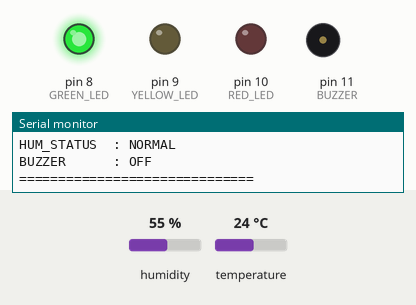
Bench run of a sketch on a simulated Arduino Uno, built with avr-gcc and run on an emulated ATmega328P. Shown: output pins drawn as LEDs (lit = HIGH), buzzer (waves = sounding, pin HIGH), the last lines printed to the serial monitor. The test bench sets the inputs (shaded band); at power-on: humidity 55 %, temperature 24 °C.

Above: at 5.0 s.
5.1 s: humidity set to 59 %
8.1 s: humidity set to 62 %
At 9.2 s:
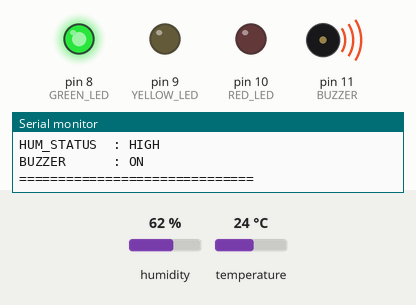
11.1 s: temperature set to 20.8 °C
14.1 s: temperature set to 19.5 °C
At 15.0 s:
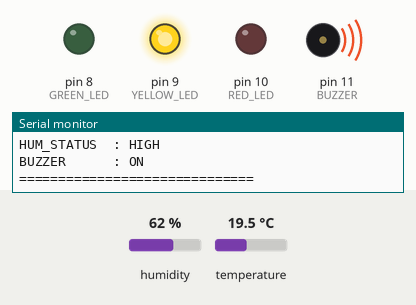
17.1 s: humidity set to 22 %
At 19.0 s:
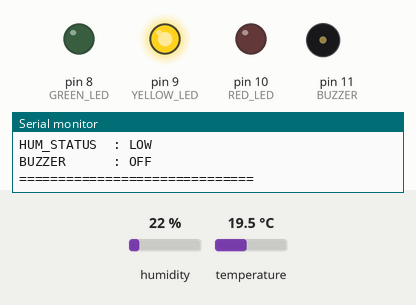
20.1 s: temperature set to 33 °C
At 21.3 s:
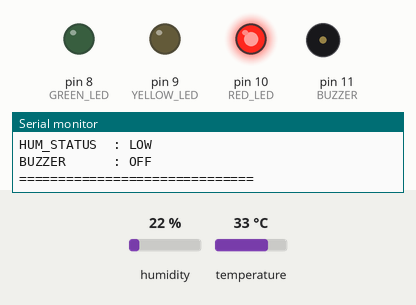
Timing chart, 0 to 23.1 s (numbered marks = the images above; inputs shaded):
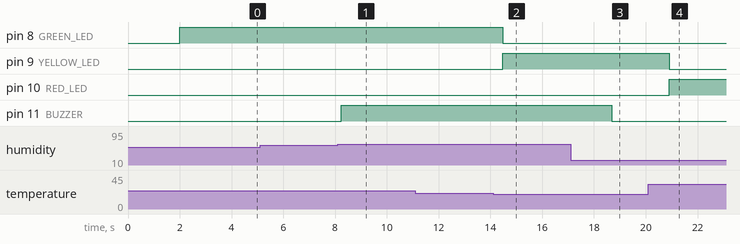

The sketch:

arduino_temp_humi_sesnor_firmware.ino
```cpp
#include <DHT.h>
#include <Adafruit_Sensor.h>

#define DHTPIN 2
#define DHTTYPE DHT22

#define GREEN_LED 8
#define YELLOW_LED 9
#define RED_LED 10
#define BUZZER 11

DHT dht(DHTPIN, DHTTYPE);

String lastTempStatus = "";
String lastHumStatus  = "";

void setup() {
  Serial.begin(9600);
  dht.begin();

  pinMode(GREEN_LED, OUTPUT);
  pinMode(YELLOW_LED, OUTPUT);
  pinMode(RED_LED, OUTPUT);
  pinMode(BUZZER, OUTPUT);

  digitalWrite(BUZZER, LOW);

  Serial.println("SYSTEM_STARTED");
}

String getTempStatus(float temp) {
  if (temp < 20) return "LOW";
  if (temp <= 30) return "NORMAL";
  return "HIGH";
}

String getHumStatus(float hum) {
  if (hum < 30) return "LOW";
  if (hum <= 60) return "NORMAL";
  return "HIGH";
}

String getLedColor(String tempStatus) {
  if (tempStatus == "LOW") return "YELLOW";
  if (tempStatus == "NORMAL") return "GREEN";
  return "RED";
}

void updateOutputs(String tempStatus, String humStatus) {
  // Reset outputs
  digitalWrite(GREEN_LED, LOW);
  digitalWrite(YELLOW_LED, LOW);
  digitalWrite(RED_LED, LOW);
  digitalWrite(BUZZER, LOW);

  // LED logic
  if (tempStatus == "LOW") digitalWrite(YELLOW_LED, HIGH);
  else if (tempStatus == "NORMAL") digitalWrite(GREEN_LED, HIGH);
  else digitalWrite(RED_LED, HIGH);

  // Buzzer logic
  if (humStatus == "HIGH") digitalWrite(BUZZER, HIGH);
}

void printFormattedLog(float temp, float hum,
                       String tempStatus, String humStatus) {

  Serial.println("==============================");
  Serial.println("SYSTEM EVENT");
  Serial.println("==============================");

  Serial.print("TEMP        : ");
  Serial.print(temp);
  Serial.println(" C");

  Serial.print("HUMIDITY    : ");
  Serial.print(hum);
  Serial.println(" %");

  Serial.println("------------------------------");

  Serial.print("TEMP_STATUS : ");
  Serial.println(tempStatus);

  Serial.print("LED         : ");
  Serial.println(getLedColor(tempStatus));

  Serial.print("HUM_STATUS  : ");
  Serial.println(humStatus);

  Serial.print("BUZZER      : ");
  Serial.println(humStatus == "HIGH" ? "ON" : "OFF");

  Serial.println("==============================");
}

void loop() {
  delay(2000);

  float temp = dht.readTemperature();
  float hum  = dht.readHumidity();

  if (isnan(temp) || isnan(hum)) return;

  String tempStatus = getTempStatus(temp);
  String humStatus  = getHumStatus(hum);

  // Print only on change
  if (tempStatus != lastTempStatus || humStatus != lastHumStatus) {
    updateOutputs(tempStatus, humStatus);
    printFormattedLog(temp, hum, tempStatus, humStatus);

    lastTempStatus = tempStatus;
    lastHumStatus  = humStatus;
  }
}
```

Measured:
- the behaviour switches between 60 and 61 % on humidity (found by bisection; images 0 and 1)
- the behaviour switches between 20 and 19.9 °C on temperature (found by bisection; images 1 and 2)
- after the input at 5.1 s, every drawn part: stays the same
- after the input at 8.1 s, pin 11 (BUZZER): LOW → HIGH after 0.14 s
- after the input at 11.1 s, every drawn part: stays the same
- after the input at 14.1 s, pin 8 (GREEN_LED): HIGH → LOW after 0.37 s; pin 9 (YELLOW_LED): LOW → HIGH after 0.37 s
- after the input at 17.1 s, pin 11 (BUZZER): HIGH → LOW after 1.6 s
- after the input at 20.1 s, pin 9 (YELLOW_LED): HIGH → LOW after 0.80 s; pin 10 (RED_LED): LOW → HIGH after 0.80 s
